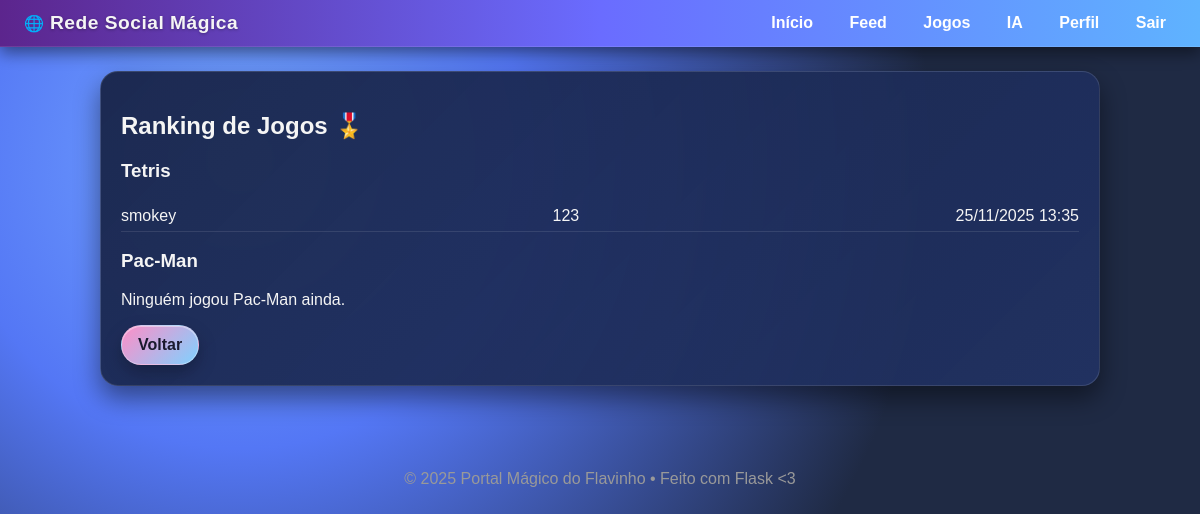
/jogos/ranking (signed in), run on the app's committed database.
### tables this page shows
CREATE TABLE users (
            id INTEGER PRIMARY KEY AUTOINCREMENT,
            username TEXT UNIQUE NOT NULL,
            email TEXT UNIQUE NOT NULL,
            password_hash TEXT NOT NULL,
            display_name TEXT,
            bio TEXT,
            city TEXT,
            status_msg TEXT,
            age INTEGER,
            gender TEXT,
            avatar_path TEXT,
            created_at TEXT DEFAULT CURRENT_TIMESTAMP
        );

### routes/games.py (the view)
@games_bp.route('/jogos/ranking')
@login_required
def games_ranking():
    user = current_user()
    conn = get_db_connection()
    ranking_tetris = conn.execute(
        'SELECT users.username, users.display_name, MAX(scores.score) AS best_score, MAX(scores.created_at) AS last_played\n'
        'FROM scores JOIN users ON scores.user_id = users.id\n'
        'WHERE scores.game = "tetris"\n'
        'GROUP BY scores.user_id\n'
        'ORDER BY best_score DESC LIMIT 10'
    ).fetchall()
    ranking_pacman = conn.execute(
        'SELECT users.username, users.display_name, MAX(scores.score) AS best_score, MAX(scores.created_at) AS last_played\n'
        'FROM scores JOIN users ON scores.user_id = users.id\n'
        'WHERE scores.game = "pacman"\n'
        'GROUP BY scores.user_id\n'
        'ORDER BY best_score DESC LIMIT 10'
    ).fetchall()
    conn.close()
    def format_ranking(rows):
        formatted = []
        for row in rows:
            formatted.append({
                'username': row['username'],
                'display_name': row['display_name'],
                'score': row['best_score'],
                'date_human': datetime.fromisoformat(row['last_played']).strftime('%d/%m/%Y %H:%M')
            })
        return formatted
    return render_template('games_ranking.html', user=user,
                           ranking_tetris=format_ranking(ranking_tetris),
                           ranking_pacman=format_ranking(ranking_pacman))

### db.py (called while the page is built)
def get_db_connection():
    conn = sqlite3.connect(DB_PATH)
    conn.row_factory = sqlite3.Row
    return conn

def current_user():
    user_id = session.get('user_id')
    if not user_id:
        return None
    conn = get_db_connection()
    user = conn.execute('SELECT * FROM users WHERE id = ?', (user_id,)).fetchone()
    conn.close()
    return user

def login_required(view_func):
    @wraps(view_func)
    def wrapper(*args, **kwargs):
        if not current_user():
            flash('Faça login para continuar.', 'error')
            return redirect(url_for('login'))
        return view_func(*args, **kwargs)
    return wrapper

### templates/games_ranking.html (shortened to what this page needs)
{% extends "base.html" %}
{% block content %}
<section class="card">
    <h2>Ranking de Jogos 🎖️</h2>
    <h3>Tetris</h3>
    <ol class="ranking-list">
        {% if ranking_tetris %}
            {% for item in ranking_tetris %}
            <li>
                <span class="nick">{{ item.display_name or item.username }}</span>
                <span class="score">{{ item.score }}</span>
                <span class="date">{{ item.date_human }}</span>
            </li>
            {% endfor %}
        {% else %}
            <p>Ninguém jogou Tetris ainda.</p>
        {% endif %}
    </ol>
    <h3>Pac-Man</h3>
    <ol class="ranking-list">
        {% if ranking_pacman %}
            {% for item in ranking_pacman %}
            <li>
                <span class="nick">{{ item.display_name or item.username }}</span>
                <span class="score">{{ item.score }}</span>
                <span class="date">{{ item.date_human }}</span>
            </li>
            {% endfor %}
        {% else %}
            <p>Ninguém jogou Pac-Man ainda.</p>
        {% endif %}
    </ol>
    <a href="{{ url_for('games') }}" class="btn">Voltar</a>
</section>
{% endblock %}

### static/css/style.css (style rules this page uses)
body { margin: 0; font-family: "Verdana", "Tahoma", sans-serif; background: radial-gradient(circle at 20% 20%, #73a5ff, #5477f5 25%, #1f2a44 60%); color: #f5f5f5; min-height: 100vh; }
.card { background: linear-gradient(135deg, rgba(24, 36, 72, 0.95), rgba(33, 50, 100, 0.9)); border: 1px solid rgba(255, 255, 255, 0.12); border-radius: 18px; box-shadow: 0 12px 26px rgba(0, 0, 0, 0.45); padding: 20px; margin-bottom: 24px; backdrop-filter: blur(2px); }
.btn { display: inline-block; padding: 10px 16px; border-radius: 999px; background: linear-gradient(135deg, #ff8ec7, #7fd1ff); color: #1a1a2e; text-decoration: none; font-weight: 700; border: 1px solid rgba(255,255,255,0.3); box-shadow: 0 8px 18px rgba(0,0,0,0.25), inset 0 1px 0 rgba(255,255,255,0.4); cursor: pointer; transition: transform 0.12s ease, box-shadow 0.12s ease, opacity 0.2s ease; }
.ranking-list { list-style: none; padding-left: 0; }
.ranking-list li { display: flex; justify-content: space-between; padding: 6px 0; border-bottom: 1px solid rgba(255,255,255,0.1); }

### data on the page
users: username "smokey", score "123", date_human "25/11/2025 13:35"
